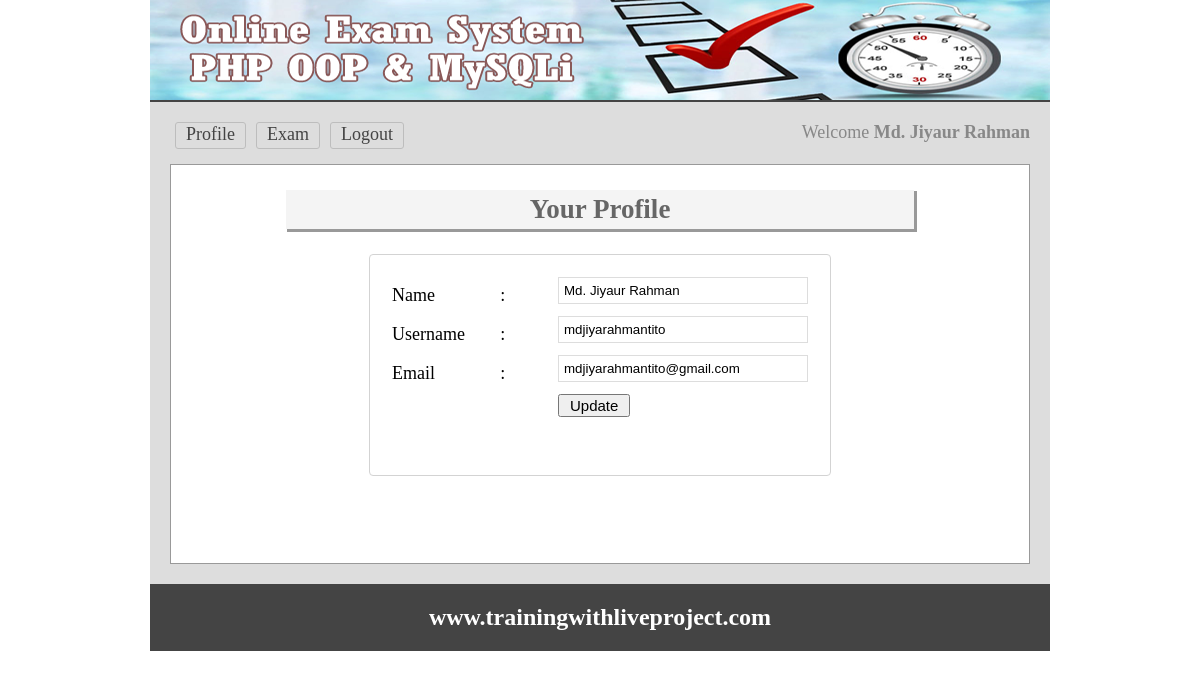
Screenshot of /profile.php (signed in) with the database file from the repository.
### tables this page shows
CREATE TABLE IF NOT EXISTS `tbl_user` (
  `userId` int(11) NOT NULL AUTO_INCREMENT,
  `name` varchar(50) NOT NULL,
  `username` varchar(30) NOT NULL,
  `password` varchar(32) NOT NULL,
  `email` varchar(255) NOT NULL,
  `status` int(11) NOT NULL DEFAULT '0',
  PRIMARY KEY (`userId`)
);

### classes/User.php (called while the page is built, shortened)
<?php
    $filepath = realpath(dirname(__FILE__));
	include_once ($filepath.'/../lib/Session.php');
	include_once ($filepath.'/../lib/Database.php');
	class User{
		public  $db;
		public function __construct(){
			$this->db = new Database();
		}
		public function getUserData($userId){
			$query 		= "SELECT * FROM tbl_user WHERE userId = '$userId'";
			$getResult 	= $this->db->select($query);
			return $getResult;
		}
	}
?>

### lib/Database.php (called while the page is built, shortened)
<?php
Class Database{
	public $host   = DB_HOST;
	public $user   = DB_USER;
	public $pass   = DB_PASS;
	public $dbname = DB_NAME;
	public $link;
	private function connectDB(){
	$this->link = new mysqli($this->host, $this->user, $this->pass, $this->dbname);
 }
	public function select($query){
		$result = $this->link->query($query) or die($this->link->error.__LINE__);
		if($result->num_rows > 0){
			return $result;
		} else {
			return false;
		}
	}
}

### lib/Session.php (called while the page is built, shortened)
<?php
class Session{
	 public static function get($key){
	 	if (isset($_SESSION[$key])) {
	 		return $_SESSION[$key];
	 	} else {
	 		return false;
	 	}
	 }
}
?>

### profile.php (the view, shortened to what this page needs)
<?php include 'inc/header.php'; ?>
<?php
	$userId = Session::get("userId");
?>
<div class="main">
<h1>Your Profile</h1>
	<div class="segment">
		<form action="" method="post">
			<?php
				$getResult = $User->getUserData($userId);
				if ($getResult) {
					$value = $getResult->fetch_assoc();
			?>
			<table class="tbl">
				 <tr>
				   <td width="30%">Name</td>
				   <td width="20%">:</td>
				   <td width="50%"><input name="name" type="text" value="<?php echo $value['name']; ?>" id="name"></td>
				 </tr>
				 <tr>
				   <td>Username</td>
				   <td>:</td>
				   <td><input name="username" type="text" value="<?php echo $value['username']; ?>" id="username"></td>
				 </tr>
				 <tr>
				   <td>Email </td>
				   <td>:</td>
				   <td><input name="email"  type="text" value="<?php echo $value['email']; ?>" id="email"></td>
				 </tr>
				  <tr>
					  <td></td>
					  <td></td>
					   <td>
					   		<input type="submit" id="update" value="Update">
					   </td>
				 </tr>
	       </table>
	   <?php } ?>
	   </form>
	</div>
</div>
<?php include 'inc/footer.php'; ?>

### css/main.css (style rules this page uses)
* { margin:0;padding:0;outline:none }
body { font-family:verdana }
input[type="text"], input[type="password"] { border: 1px solid #ddd; margin-bottom: 10px; padding: 5px; width: 238px; }
input[type="submit"] { cursor: pointer; font-size: 15px; padding: 1px 10px; }
.main { background: #fff none repeat scroll 0 0; border: 1px solid #999; margin-top: 10px; min-height: 368px; padding: 15px; width: 828px; }
.main h1 { background: #f4f4f4 none repeat scroll 0 0; box-shadow: 2px 2px 0 1px #999; color: #666; margin: 10px auto 25px; padding: 4px; text-align: center; width: 620px; }
.segment { border: 1px solid #d3d3d3; border-radius: 4px; float: left; min-height: 245px; padding: 20px; width: 357px; }

### profile.php (style rules this page uses)
.segment { width: 420px; margin: 0 auto;float: none;min-height: 180px; }

### rows the page displays
tbl_user: name "Md. Jiyaur Rahman", username "mdjiyarahmantito", email "mdjiyarahmantito@gmail.com"

### other values shown
Session::get("name") "Md. Jiyaur Rahman"
